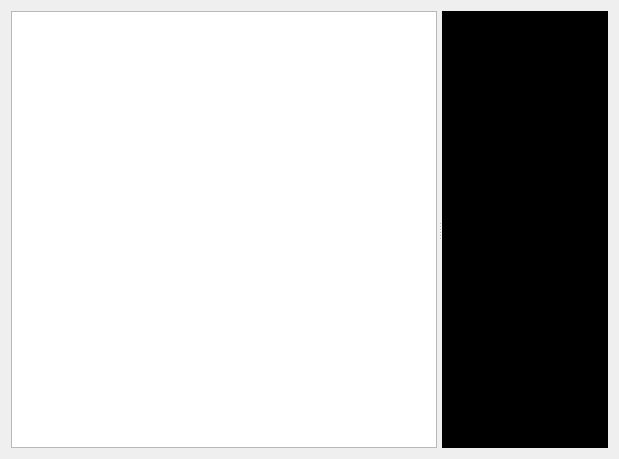
<?xml version="1.0" encoding="UTF-8"?>
<ui version="4.0">
 <class>Form</class>
 <widget class="QWidget" name="Form">
  <property name="geometry">
   <rect>
    <x>0</x>
    <y>0</y>
    <width>619</width>
    <height>459</height>
   </rect>
  </property>
  <property name="windowTitle">
   <string>Form</string>
  </property>
  <layout class="QGridLayout" name="gridLayout">
   <item row="0" column="0">
    <widget class="QSplitter" name="splitter">
     <property name="sizePolicy">
      <sizepolicy hsizetype="Expanding" vsizetype="Expanding">
       <horstretch>0</horstretch>
       <verstretch>0</verstretch>
      </sizepolicy>
     </property>
     <property name="orientation">
      <enum>Qt::Horizontal</enum>
     </property>
     <property name="opaqueResize">
      <bool>false</bool>
     </property>
     <property name="handleWidth">
      <number>5</number>
     </property>
     <property name="childrenCollapsible">
      <bool>true</bool>
     </property>
     <widget class="QTextEdit" name="textEdit"/>
     <widget class="QFrame" name="frame">
      <property name="styleSheet">
       <string notr="true">background-color: rgb(0, 0, 0);</string>
      </property>
     </widget>
    </widget>
   </item>
  </layout>
 </widget>
 <resources/>
 <connections/>
</ui>
